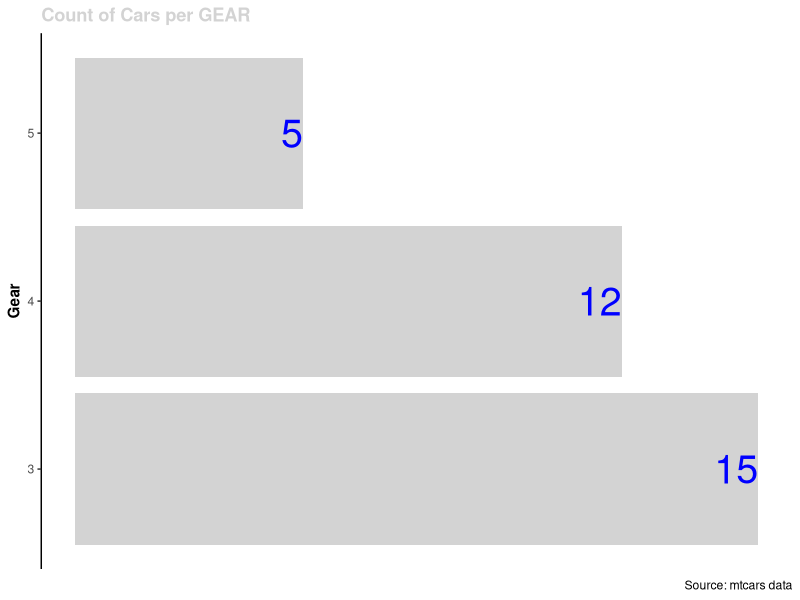
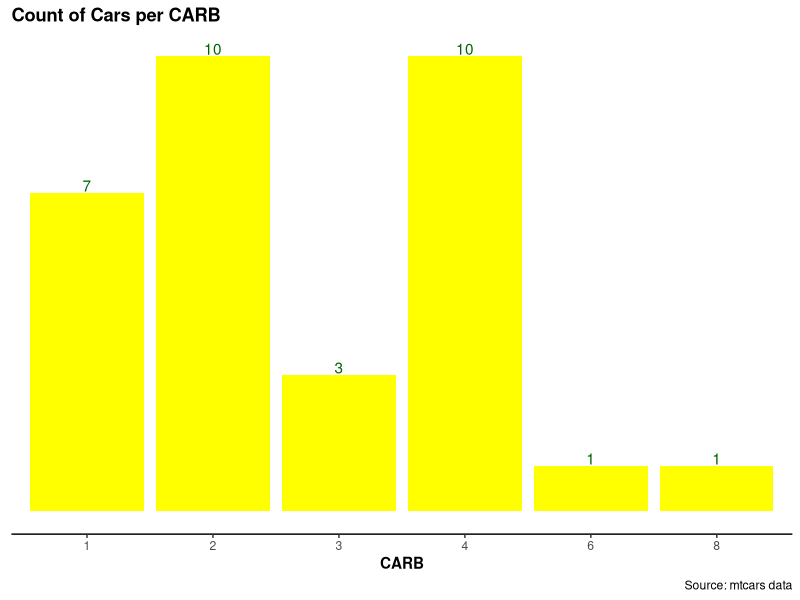
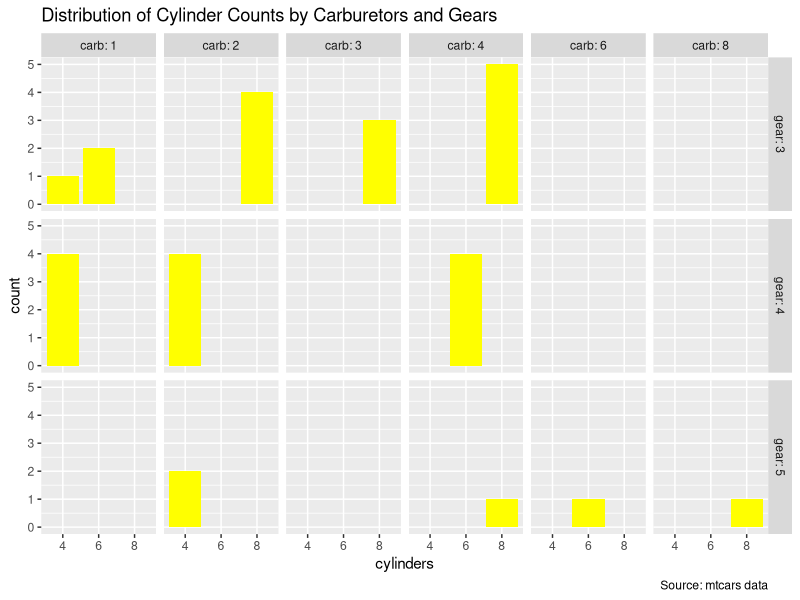

Generate these figures, in order, with R:

# clean memory ------------------------------------------------------------
rm(list = ls())


# read in data ------------------------------------------------------------
#set working directory

filename=mtcars
mydata= filename


# see data ----------------------------------------------------------


head(mydata)


# see data types ----------------------------------------------------------

str(mydata)


# plot 1 ----------------------------------------------------------
library(ggplot2)

base = ggplot(data = mydata) 
plot1 = base + 
  aes(x = gear) + 
  geom_bar(fill = "lightgrey") + 
  geom_text(stat = "count", aes(label = after_stat(count)), colour = "blue", size = 10, hjust = 1) +
  coord_flip() +
  labs(
    title = "Count of Cars per GEAR",
    caption = "Source: mtcars data",
    x ="Gear") +
  theme_classic() +
  theme(plot.title = element_text(colour = "lightgrey", face = "bold"),
    axis.title.x = element_blank(),
          axis.line.x = element_blank(),
          axis.text.x = element_blank(),
          axis.ticks.x = element_blank(),
          axis.title.y = element_text(face = "bold"))
plot1




# save Draft ----------------------------------------------------------
saveRDS(plot1, file = "plot1.rds")


# plot 2 ----------------------------------------------------------

plot2 = base + 
  aes(x = factor(carb)) + 
  geom_bar(fill = "yellow") +
  geom_text(stat="count", aes(label= after_stat(count)), colour = "darkgreen", vjust=-0.1) +
  labs(
    title = "Count of Cars per CARB",
    caption = "Source: mtcars data",
    x='CARB') +
  theme_classic() +
  theme(plot.title = element_text(colour = "black", face = "bold"),
        axis.title.y = element_blank(),
        axis.line.y = element_blank(),
        axis.text.y = element_blank(),
        axis.ticks.y = element_blank(),
        axis.title.x = element_text(face = "bold"))

plot2


# save plot2 ----------------------------------------------------------
saveRDS(plot2, file = "plot2.rds")


# plot 3 ----------------------------------------------------------

plot3 = base + 
  aes(x = factor(cyl)) + 
  geom_bar(fill = "yellow") + #add geom text with % and black small text on the bar not above
  facet_grid(gear~carb,labeller = label_both) +
  labs(
    title = "Distribution of Cylinder Counts by Carburetors and Gears",
    caption = "Source: mtcars data",
    x = "cylinders",
    y = "count") #add the theme to remove grey background but keep grid
    
plot3

# save plot3 ----------------------------------------------------------
saveRDS(plot3, file = "plot3.rds")

